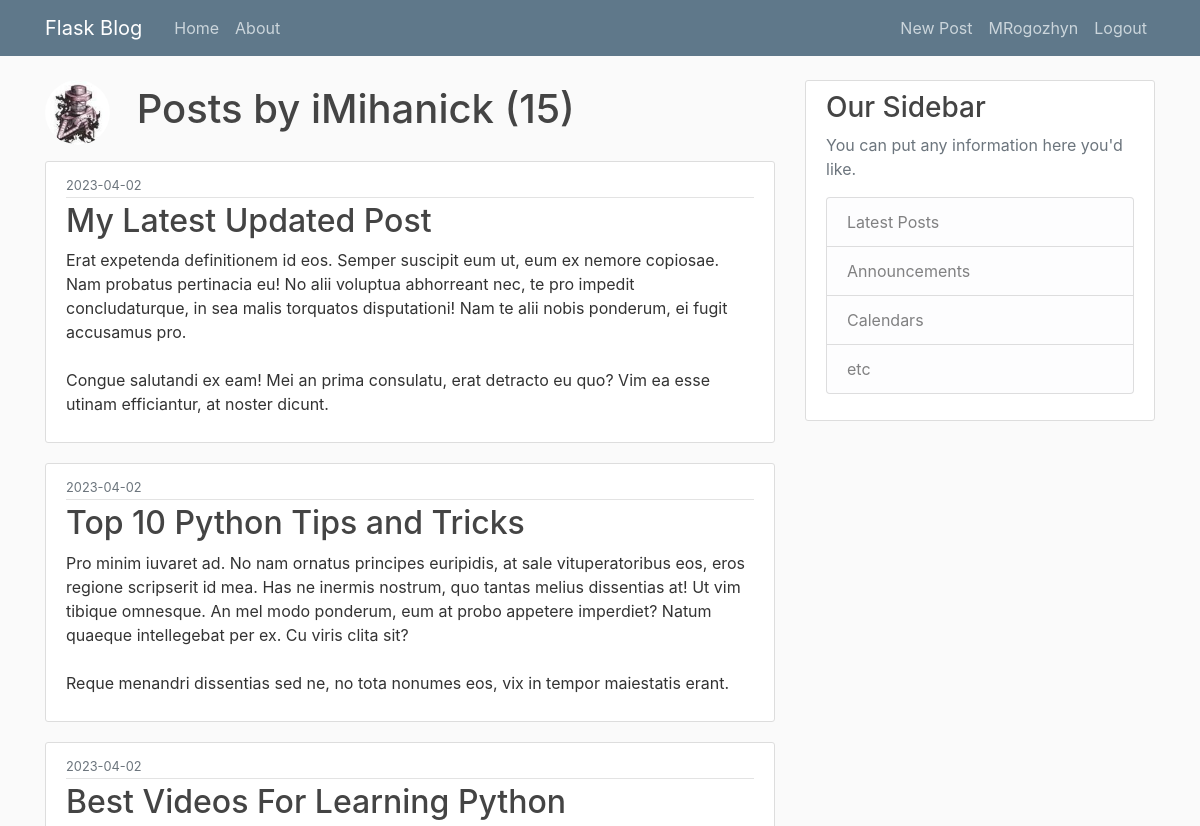
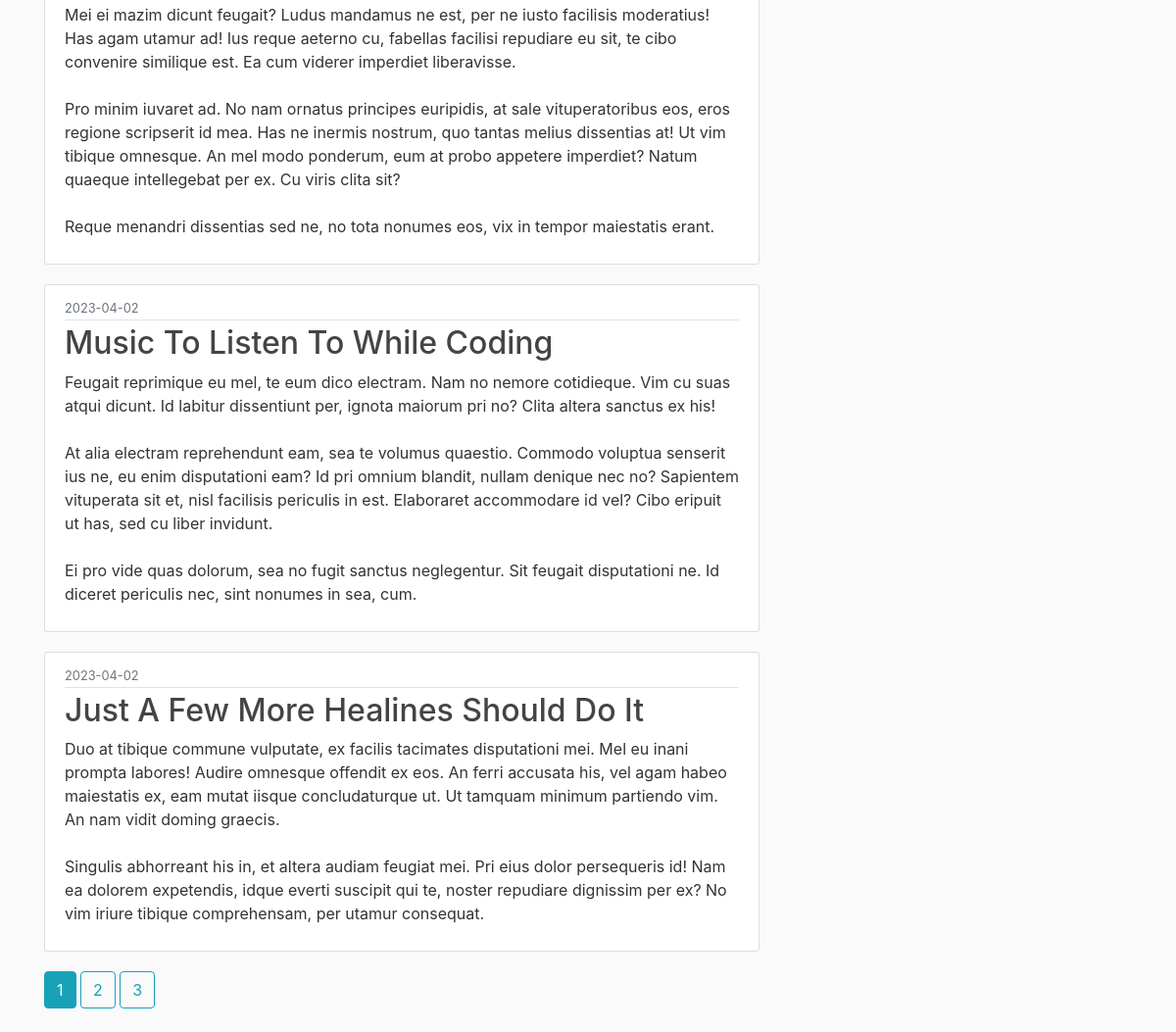
/user/iMihanick (signed in), run on the app's committed database (2 pictures, top to bottom).
### flaskblog/models.py (models this page shows, shortened)
class User(db.Model, UserMixin):
    id = db.Column(db.Integer, primary_key=True)
    username = db.Column(db.String(20), unique=True, nullable=False)
    email = db.Column(db.String(120), unique=True, nullable=False)
    image_file = db.Column(db.String(20), nullable=False, default='default.jpg')
    password = db.Column(db.String(60), nullable=False)
    posts = db.relationship('Post', backref='author', lazy=True)

class Post(db.Model):
    id = db.Column(db.Integer, primary_key=True)
    title = db.Column(db.String(100), nullable=False)
    date_posted = db.Column(db.DateTime, nullable=False, default=datetime.utcnow)
    content = db.Column(db.Text, nullable=False)
    user_id = db.Column(db.Integer, db.ForeignKey('user.id'), nullable=False)

### flaskblog/users/routes.py (the view)
@users.route("/user/<string:username>")
def user_posts(username):
    page = request.args.get('page', 1, type=int)
    user = User.query.filter_by(username=username).first_or_404()
    posts = Post.query.filter_by(author=user)\
        .order_by(Post.date_posted.desc())\
        .paginate(page=page, per_page=5)
    return render_template('user_posts.html', posts=posts, user=user)

### flaskblog/models.py (called while the page is built)
@login_manager.user_loader
def load_user(user_id):
    return User.query.get(int(user_id))

### flaskblog/templates/user_posts.html
{% extends "layout.html" %}
{% block content %}
    <h1 class="mb-3">
        <img class="rounded-circle article-img" src="{{ url_for('static', filename='profile_pict/' + user.image_file) }}">
        Posts by {{ user.username }} ({{ posts.total }})</h1>
	{% for post in posts.items %}
		<article class="media content-section">
          <div class="media-body">
            <div class="article-metadata">
              <small class="text-muted">{{ post.date_posted.strftime('%Y-%m-%d') }}</small>
            </div>
            <h2><a class="article-title" href="{{ url_for('posts.post', post_id=post.id) }}">{{ post.title }}</a></h2>
            <p class="article-content">{{ post.content }}</p>
          </div>
        </article>
	{% endfor %}
    {% for page_num in posts.iter_pages(left_edge=1, right_edge=1, left_current=1, right_current=1) %}
        {% if page_num %}
            {% if posts.page == page_num %}
                <a class="btn btn-info mb-4" href="{{ url_for('users.user_posts', username=user.username, page=page_num) }}">{{ page_num }}</a>
            {% else %}
                <a class="btn btn-outline-info mb-4" href="{{ url_for('users.user_posts', username=user.username, page=page_num) }}">{{ page_num }}</a>
            {% endif %}
        {% else %}
            ...
        {% endif %}
    {% endfor %}
{% endblock content %}

### flaskblog/templates/layout.html (shortened to what this page needs)
<!DOCTYPE html>
<html>
<head>
    <link rel="stylesheet" href="https://maxcdn.bootstrapcdn.com/bootstrap/4.0.0/css/bootstrap.min.css">
    <link rel="stylesheet" type="text/css" href="{{ url_for('static', filename='main.css') }}">
</head>
<body>
    <header class="site-header">
      <nav class="navbar navbar-expand-md navbar-dark bg-steel fixed-top">
        <div class="container">
          <a class="navbar-brand mr-4" href="/">Flask Blog</a>
          <div class="collapse navbar-collapse" id="navbarToggle">
            <div class="navbar-nav mr-auto">
              <a class="nav-item nav-link" href="{{ url_for('main.home') }}">Home</a>
              <a class="nav-item nav-link" href="{{ url_for('main.about') }}">About</a>
            </div>
            <div class="navbar-nav">
                {% if current_user.is_authenticated %}
                  <a class="nav-item nav-link" href="{{ url_for('posts.new_post') }}">New Post</a>
                  <a class="nav-item nav-link" href="{{ url_for('users.account') }}">{{ current_user.username }}</a>
                  <a class="nav-item nav-link" href="{{ url_for('users.logout') }}">Logout</a>
                {% else %}
                  <a class="nav-item nav-link" href="{{ url_for('users.login') }}">Login</a>
                  <a class="nav-item nav-link" href="{{ url_for('users.register') }}">Register</a>
                {% endif %}
            </div>
          </div>
        </div>
      </nav>
    </header>
    <main role="main" class="container">
      <div class="row">
        <div class="col-md-8">
          {% block content %}{% endblock %}
        </div>
        <div class="col-md-4">
          <div class="content-section">
            <h3>Our Sidebar</h3>
            <p class='text-muted'>You can put any information here you'd like.
              <ul class="list-group">
                <li class="list-group-item list-group-item-light">Latest Posts</li>
                <li class="list-group-item list-group-item-light">Announcements</li>
                <li class="list-group-item list-group-item-light">Calendars</li>
                <li class="list-group-item list-group-item-light">etc</li>
              </ul>
            </p>
          </div>
        </div>
      </div>
    </main>
</body>
</html>

### flaskblog/static/main.css (style rules this page uses)
body { background: #fafafa; color: #333333; margin-top: 5rem; }
h1, h2, h3, h4, h5, h6 { color: #444444; }
.bg-steel { background-color: #5f788a; }
.site-header .navbar-nav .nav-link { color: #cbd5db; }
.content-section { background: #ffffff; padding: 10px 20px; border: 1px solid #dddddd; border-radius: 3px; margin-bottom: 20px; }
.article-title { color: #444444; }
.article-content { white-space: pre-line; }
.article-img { height: 65px; width: 65px; margin-right: 16px; }
.article-metadata { padding-bottom: 1px; margin-bottom: 4px; border-bottom: 1px solid #e3e3e3 }

### data on the page
User: username "MRogozhyn"
User: image_file (picture), username "iMihanick"
Post: date_posted "2023-04-02", title "My Latest Updated Post", content "Erat expetenda definitionem id eos. Semper suscipit eum ut, eum ex nemore copiosae. Nam probatus pertinacia eu! No alii voluptua abhorreant nec, te pro impedit concludaturque, in sea malis torquatos disputationi! Nam te alii nobis ponderum, ei fugit accusamus pro. Congue salutandi ex eam! Mei an prima consulatu, erat detracto eu quo? Vim ea esse utinam efficiantur, at noster dicunt."
Post: date_posted "2023-04-02", title "Top 10 Python Tips and Tricks", content "Pro minim iuvaret ad. No nam ornatus principes euripidis, at sale vituperatoribus eos, eros regione scripserit id mea. Has ne inermis nostrum, quo tantas melius dissentias at! Ut vim tibique omnesque. An mel modo ponderum, eum at probo appetere imperdiet? Natum quaeque intellegebat per ex. Cu viris clita sit? Reque menandri dissentias sed ne, no tota nonumes eos, vix in tempor maiestatis erant."
Post: date_posted "2023-04-02", title "Best Videos For Learning Python", content "Mei ei mazim dicunt feugait? Ludus mandamus ne est, per ne iusto facilisis moderatius! Has agam utamur ad! Ius reque aeterno cu, fabellas facilisi repudiare eu sit, te cibo convenire similique est. Ea cum viderer imperdiet liberavisse. Pro minim iuvaret ad. No nam ornatus principes euripidis, at sale vituperatoribus eos, eros regione scripserit id mea. Has ne inermis nostrum, quo tantas melius dissentias at! Ut vim tibique omnesque. An mel modo ponderum, eum at probo appetere imperdiet? Natum quaeque intellegebat per ex. Cu viris clita sit? Reque menandri dissentias sed ne, no tota nonumes eos, vix in tempor maiestatis erant."
Post: date_posted "2023-04-02", title "Music To Listen To While Coding", content "Feugait reprimique eu mel, te eum dico electram. Nam no nemore cotidieque. Vim cu suas atqui dicunt. Id labitur dissentiunt per, ignota maiorum pri no? Clita altera sanctus ex his! At alia electram reprehendunt eam, sea te volumus quaestio. Commodo voluptua senserit ius ne, eu enim disputationi eam? Id pri omnium blandit, nullam denique nec no? Sapientem vituperata sit et, nisl facilisis periculis in est. Elaboraret accommodare id vel? Cibo eripuit ut has, sed cu liber invidunt. Ei pro vide quas dolorum, sea no fugit sanctus neglegentur. Sit feugait disputationi ne. Id diceret periculis nec, sint nonumes in sea, cum."
Post: date_posted "2023-04-02", title "Just A Few More Healines Should Do It", content "Duo at tibique commune vulputate, ex facilis tacimates disputationi mei. Mel eu inani prompta labores! Audire omnesque offendit ex eos. An ferri accusata his, vel agam habeo maiestatis ex, eam mutat iisque concludaturque ut. Ut tamquam minimum partiendo vim. An nam vidit doming graecis. Singulis abhorreant his in, et altera audiam feugiat mei. Pri eius dolor persequeris id! Nam ea dolorem expetendis, idque everti suscipit qui te, noster repudiare dignissim per ex? No vim iriure tibique comprehensam, per utamur consequat."

### other printed values
{{ posts.total }} "15"
{{ page_num }} "1"
{{ page_num }} "2" "3"
